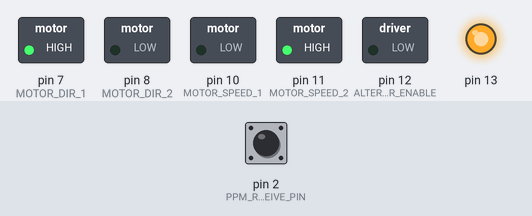
Bench run of a sketch on a simulated Arduino Uno, built with avr-gcc and run on an emulated ATmega328P. On the bench: switched loads named in the sketch (green lamp = pin HIGH), output pins drawn as LEDs (lit = HIGH). Inputs (shaded band) come from the test bench; at power-on: pin 2 (PPM_RECEIVE_PIN) HIGH. What the sketch prints to the serial monitor is not drawn.

Above: at 0.1 s.
Timing chart, 0 to 1.6 s (numbered marks = the images above):
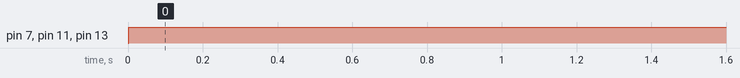

Measured:
- by itself, pin 7 (MOTOR_DIR_1), pin 11 (MOTOR_SPEED_2), pin 13: LOW → HIGH at 0.00 s

The sketch:

AutoMower.ino
```cpp
#include "Relay.h"
#include "PPM_Reader.h"

#define PPM_RECEIVE_PIN 2
//#define PPM_NUM_CHANNELS 6
//#define PPM_DETECTION_SPACE 5000
//#define PPM_INTERRUPT_METHOD FALLING

// FUTABA CHANNEL MAP STD
#define PPM_CHANNEL_AILERON 0
#define PPM_CHANNEL_ELEVATOR 1
#define PPM_CHANNEL_THROTTLE 2
#define PPM_CHANNEL_RUDDER 3
#define PPM_CHANNEL_GEAR 4
#define PPM_CHANNEL_AUX1 5

// OUTPUT PINS
#define MOTOR_DIR_1 7
#define MOTOR_DIR_2 8
#define MOTOR_SPEED_1 10
#define MOTOR_SPEED_2 11
#define ALTERNATOR_ENABLE 12
#define MOTOR_ENABLE 13

#define FORWARD 1
#define REVERSE -1

#define DEADBAND 20

Relay * motorRelay;
PPM_Reader * ppmReader;

void setup()
{
  // put your setup code here, to run once:
  Serial.begin(250000);

  //pinMode(13, OUTPUT);
  pinMode(MOTOR_DIR_1, OUTPUT);
  pinMode(MOTOR_DIR_2, OUTPUT);
  pinMode(MOTOR_SPEED_1, OUTPUT);
  pinMode(MOTOR_SPEED_2, OUTPUT);
  pinMode(ALTERNATOR_ENABLE, OUTPUT);

  motorRelay = new Relay(static_cast<uint8_t>(MOTOR_ENABLE));
  ppmReader = new PPM_Reader(static_cast<uint8_t>(PPM_RECEIVE_PIN), interruptProcessPPM_Wrapper);
}

void loop()
{
  // put your main code here, to run repeatedly:

  Serial.print(ppmReader->getChannelOutput_us(PPM_CHANNEL_AILERON));Serial.print("\t");
  Serial.print(ppmReader->getChannelOutput_us(PPM_CHANNEL_ELEVATOR));Serial.print("\t");
  Serial.print(ppmReader->getChannelOutput_us(PPM_CHANNEL_THROTTLE)); Serial.print("\t");
  Serial.print(ppmReader->getChannelOutput_us(PPM_CHANNEL_RUDDER)); Serial.print("\t");
  Serial.print(ppmReader->getChannelOutput_us(PPM_CHANNEL_GEAR)); Serial.print("\t");
  Serial.print(ppmReader->getChannelOutput_us(PPM_CHANNEL_AUX1)); Serial.print("\n");

    //unsigned long int throttle_us = ppmChannelPeakDeltas_us[PPM_CHANNEL_THROTTLE];

	int motorInhibitPwm = ppmReader->getChannelOutput_us(PPM_CHANNEL_GEAR);
	if (motorInhibitPwm >= 1500)
	{
		motorRelay->setEnabled(false);
		Serial.print("DISABLE\n");
	}
	else
	{
		motorRelay->setEnabled(true);
		Serial.print("ENABLE\n");
	}

    int steeringPWM = ppmReader->getChannelOutput_pwm(PPM_CHANNEL_AILERON);
    int throttlePWM = ppmReader->getChannelOutput_pwm(PPM_CHANNEL_ELEVATOR);
    //int throttleLED = map(throttle_us, 1000, 2000, 0, 255);

    int throttle = 0;
    if(getMotorDirectionFromInputs(throttlePWM) == FORWARD)
    {
        digitalWrite(MOTOR_DIR_1, LOW);
        digitalWrite(MOTOR_DIR_2, HIGH);
        throttle = map(throttlePWM, 128, 255, 0, 255);
    }
    else
    {
        digitalWrite(MOTOR_DIR_1, HIGH);
        digitalWrite(MOTOR_DIR_2, LOW);
        throttle = map(throttlePWM, 128, 0, 0, 255);
    }

    int t1 = 0;
    int t2 = 0;
    int steering = 0;
    if(steeringPWM > 128) //Right
    {
        Serial.print("RIGHT");Serial.print("\n");
        steering = map(steeringPWM, 128, 255, 0, throttle);
        t2 = throttle - steering;
        t1 = throttle;
    }
    else
    {
        Serial.print("LEFT");Serial.print("\n");
        steering = map(steeringPWM, 128, 0, 0, throttle);
        t2 = throttle;
        t1 = throttle - steering;
    }

    Serial.print(throttle);Serial.print("\n");

   // analogWrite(13, throttleLED);

    if(throttle >= DEADBAND)
    {
        analogWrite(MOTOR_SPEED_1, t1);
        analogWrite(MOTOR_SPEED_2, t2);
    }
    else
    {
        analogWrite(MOTOR_SPEED_1, 0);
        analogWrite(MOTOR_SPEED_2, 0);
    }

    delay(50);

 // Serial.println(pulseIn(PPM_RECEIVE_PIN, HIGH));

 // Serial.println(analogRead(A1));

}

int getMotorDirectionFromInputs(int throttlePWM)
{
    if(throttlePWM > 128)
    {
       return FORWARD;
    }
    else
    {
       return REVERSE;
    }
}

void interruptProcessPPM_Wrapper()
{
	if (ppmReader != nullptr)
	{
		ppmReader->interruptProcessPPM();
	}
}
```

Motor.cpp
```cpp
#include "Motor.h"

#include <Arduino.h>

Motor::Motor(int directionPinId, int speedPinId)
	: m_directionPinId(directionPinId),
	  m_speedPinId(speedPinId)
{
	pinMode(directionPinId, OUTPUT);
	pinMode(speedPinId, OUTPUT);
}

Motor::~Motor()
{
}

void Motor::writeSpeedToBoard(int speed_pwm)
{
	analogWrite(m_speedPinId, speed_pwm);
}

void Motor::writeDirectionToBoard(int direction)
{
	digitalWrite(m_directionPinId, direction);
}
```

Motor.h
```cpp
#pragma once
class Motor
{
public:
	Motor(int directionPinId, int speedPinId);
	~Motor();

	int getDirectionPinId() { return m_directionPinId; }
	int getSpeedPinId();

	void writeSpeedToBoard(int speed_pwm);
	void writeDirectionToBoard(int direction);

private:
	int m_directionPinId = 0;
	int m_speedPinId = 0;
};
```

PPM_Reader.cpp
```cpp
#include "PPM_Reader.h"

#include <Arduino.h>

PPM_Reader::PPM_Reader(int pinId, void(*interruptWrapper)(void))
	: m_pinId(pinId)
{
	pinMode(pinId, INPUT);
	attachInterrupt(digitalPinToInterrupt(pinId), interruptWrapper , FALLING);
}

PPM_Reader::~PPM_Reader()
{
}

int PPM_Reader::getChannelOutput_us(int channelId)
{
	int ppmReading_us = ppmChannelPeakDeltas_us[channelId];

	if (ppmReading_us < PPM_MIN_US)
	{
		ppmReading_us = PPM_MIN_US;
	}
	if (ppmReading_us > PPM_MAX_US)
	{
		ppmReading_us = PPM_MAX_US;
	}

	return ppmReading_us;
}

int PPM_Reader::getChannelOutput_pwm(int channelId)
{
	int ppmReading_us = getChannelOutput_us(channelId);

	int pwmConversion = map(ppmReading_us, PPM_MIN_US, PPM_MAX_US, PWM_MIN, PWM_MAX);

	return pwmConversion;
}

void PPM_Reader::interruptProcessPPM()
{
	unsigned long int ppmRisingTimeStampCurr_us = micros();

	ppmPeakDelta_us = ppmRisingTimeStampCurr_us - ppmRisingTimeStampPrev_us;

	ppmChannelPeakDeltas_us[ppmCurrentChannelIndex] = ppmPeakDelta_us;
	ppmCurrentChannelIndex++;

	if ((ppmCurrentChannelIndex > PPM_NUM_CHANNELS) || (ppmPeakDelta_us > PPM_DETECTION_SPACE))
	{
		ppmCurrentChannelIndex = 0;
	}

	ppmRisingTimeStampPrev_us = ppmRisingTimeStampCurr_us;
}
```

PPM_Reader.h
```cpp
#pragma once

static const int PPM_NUM_CHANNELS = 6;
static const int PPM_DETECTION_SPACE = 5000;
static const int PPM_MAX_US = 2000;
static const int PPM_MIN_US = 1000;
static const int PWM_MAX = 255;
static const int PWM_MIN = 0;

class PPM_Reader
{
public:
	PPM_Reader(int pinId, void(*interruptWrapper)(void));
	~PPM_Reader();

	int getChannelOutput_us(int channelId);
	int getChannelOutput_pwm(int channelId);

	void interruptProcessPPM();

private:

	int m_pinId = 0;

	int ppmCurrentChannelIndex = 0; //Index 0 can be used to check the message spacing. Channel 1 is at index 1.
	int ppmChannelPeakDeltas_us[PPM_NUM_CHANNELS + 1];

	// PPM Time variables
	unsigned long int ppmRisingTimeStampPrev_us = 0;
	unsigned long int ppmPeakDelta_us = 0;
};
 
```

Relay.cpp
```cpp
#include "Relay.h"

#include <Arduino.h>

Relay::Relay(int pinId) : m_pinId(pinId)
{
	pinMode(pinId, OUTPUT);
}

Relay::~Relay()
{
}

void Relay::setEnabled(bool enable)
{
	if (enable)
	{
		writeEnableToBoard();
	}
	else
	{
		writeDisableToBoard();
	}
}

void Relay::writeEnableToBoard()
{
	digitalWrite(m_pinId, HIGH);
}

void Relay::writeDisableToBoard()
{
	digitalWrite(m_pinId, LOW);
}
```

Relay.h
```cpp
#pragma once

class Relay
{
public:
	Relay(int pinId);
	~Relay();

	void setEnabled(bool enable);

private:

	void writeEnableToBoard();
	void writeDisableToBoard();

	int m_pinId = 0;
};
```
